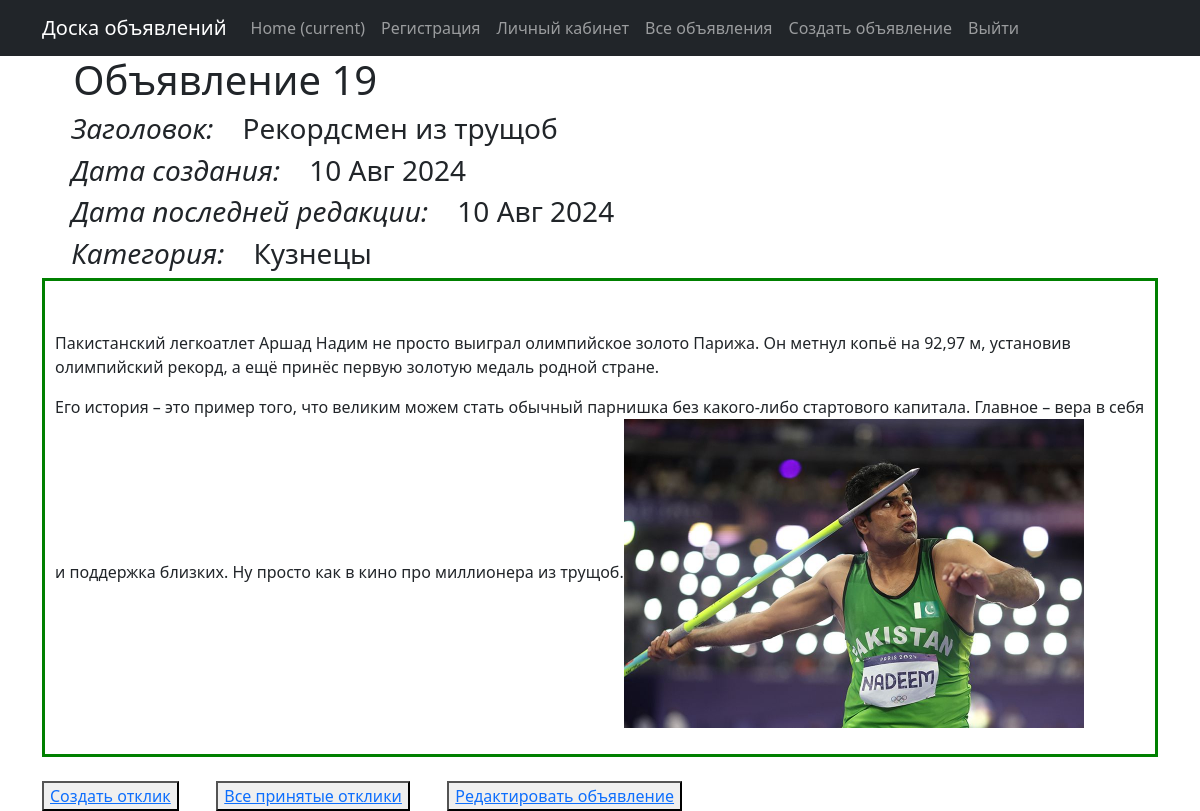
The app's page /post/19 with its own data.
### announcement/models.py (models this page shows, shortened)
class Post(models.Model):
    title = models.CharField(max_length=255, verbose_name="Заголовок")
    text = RichTextUploadingField(verbose_name="Содержание")
    user = models.ForeignKey(User, on_delete=models.CASCADE)
    category = models.ForeignKey(Category, on_delete=models.CASCADE, verbose_name="Категория")
    create_time = models.DateTimeField(auto_now_add=True)
    update_time = models.DateTimeField(auto_now=True)

class Category(models.Model):
    name = models.CharField(max_length=25)
    def __str__(self):
        return self.name

### announcement/views.py (the view)
# urls.py: path('post/<int:id>', PostDetail.as_view(), name='post_detail'),
class PostDetail(DetailView):
    model = Post
    template_name = 'post.html'
    context_object_name = 'post'
    pk_url_kwarg = 'id'

### templates/post.html (shortened to what this page needs)
{% extends 'flatpages/default.html' %}
{% block content %}
<h1>&nbsp;&nbsp;&nbsp;Объявление {{ post.id }}</h1>
     <h3>&nbsp;&nbsp;&nbsp;&nbsp;<em>Заголовок:</em>&nbsp;&nbsp;&nbsp;&nbsp;{{ post.title|safe }}</h3>
     <h3>&nbsp;&nbsp;&nbsp;&nbsp;<em>Дата создания:</em>&nbsp;&nbsp;&nbsp;&nbsp;{{ post.create_time|date:'d M Y' }} </h3>
     <h3>&nbsp;&nbsp;&nbsp;&nbsp;<em>Дата последней редакции:</em>&nbsp;&nbsp;&nbsp;&nbsp;{{ post.update_time|date:'d M Y' }} </h3>
     <h3>&nbsp;&nbsp;&nbsp;&nbsp;<em>Категория:</em>&nbsp;&nbsp;&nbsp;&nbsp;{{ post.category }}</h3>
     <div class="outline">
         <p>&nbsp;&nbsp;&nbsp;&nbsp;{{ post.text|safe }}</p>
     </div>
<br>
     <button><a href="/{{ post.id }}">Создать отклик</a></button>&nbsp;&nbsp;&nbsp;&nbsp;&nbsp;&nbsp;&nbsp;&nbsp;
     <button><a href="/comments/{{ post.id }}">Все принятые отклики</a></button>&nbsp;&nbsp;&nbsp;&nbsp;&nbsp;&nbsp;&nbsp;&nbsp;
     <button><a href="/post/{{ post.id }}/edit/">Редактировать объявление</a></button>
{% endblock content %}

### templates/post.html (style rules this page uses)
.outline { border: 3px solid green; padding: 10px; }

### records on screen
Post: id "19", title "Рекордсмен из трущоб", create_time "10 Авг 2024", update_time "10 Авг 2024", category "Кузнецы", text "Пакистанский легкоатлет Аршад Надим не просто выиграл олимпийское золото Парижа. Он метнул копьё на 92,97 м, установив олимпийский рекорд, а ещё принёс первую золотую медаль родной стране. Его история – это пример того, что великим можем стать обычный парнишка без какого-либо стартового капитала. Главное – вера в себя и поддержка близких. Ну просто как в кино про миллионера из трущоб.", text (picture)
